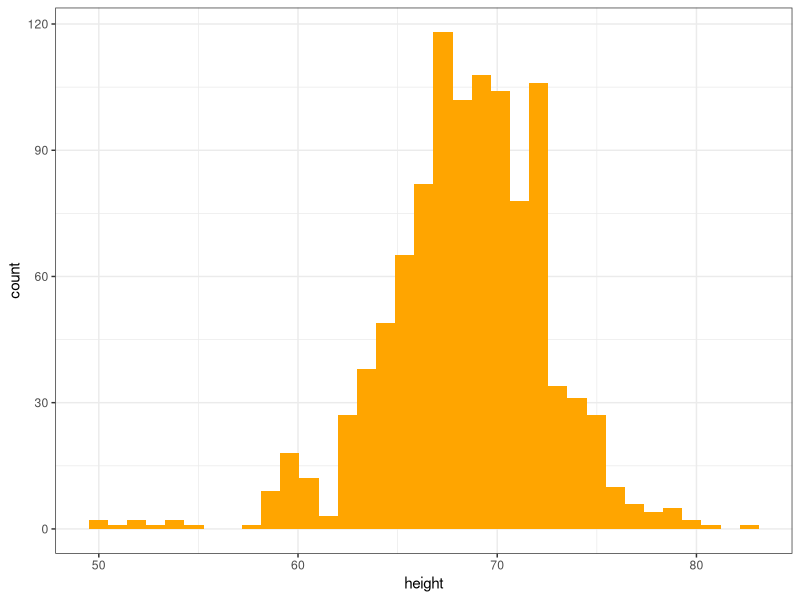
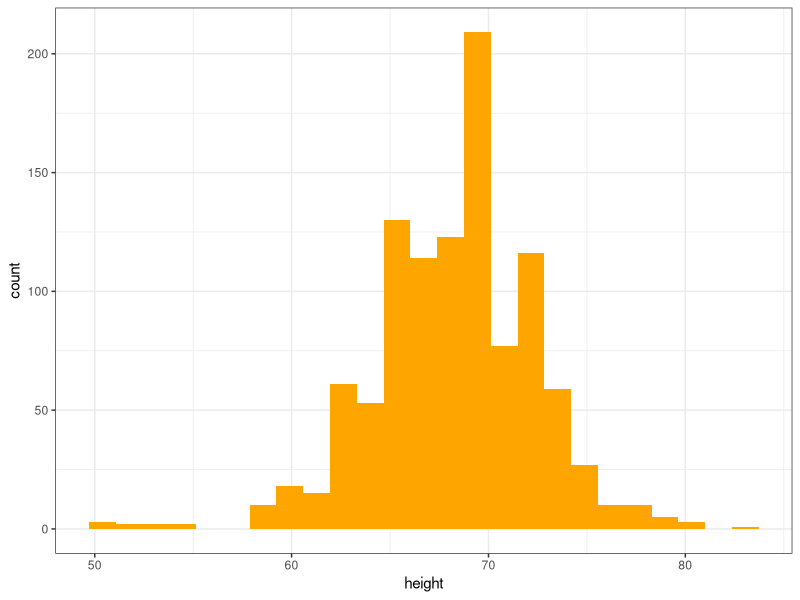
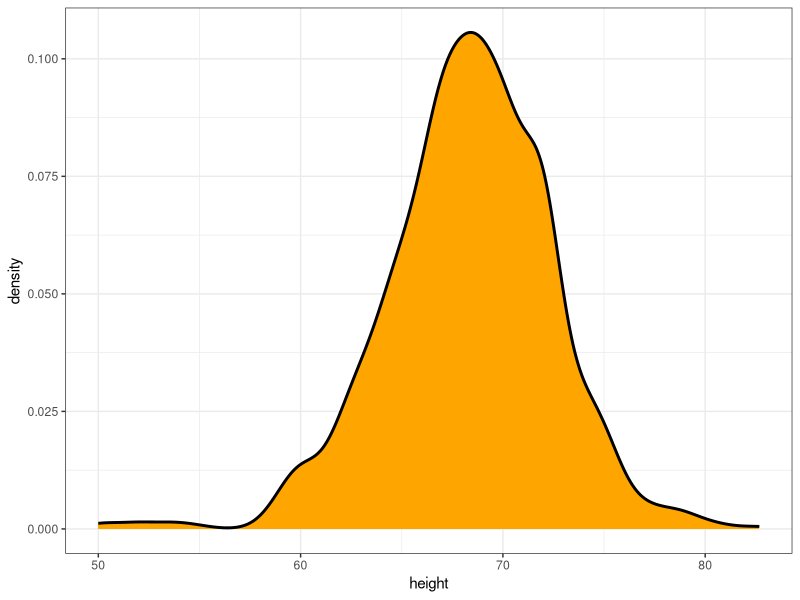
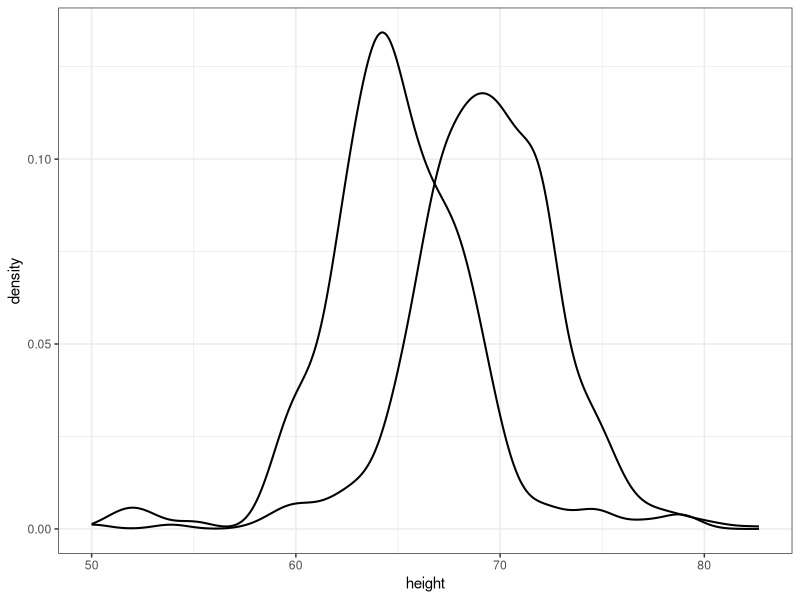
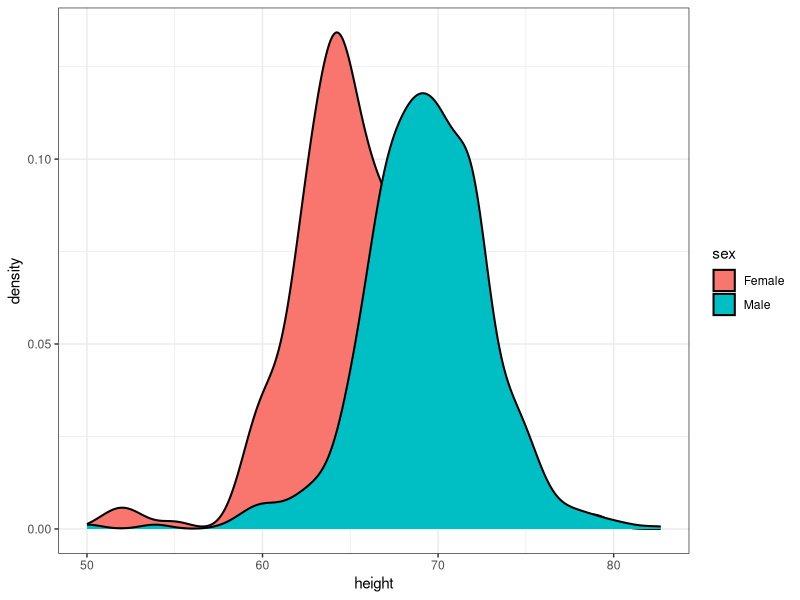
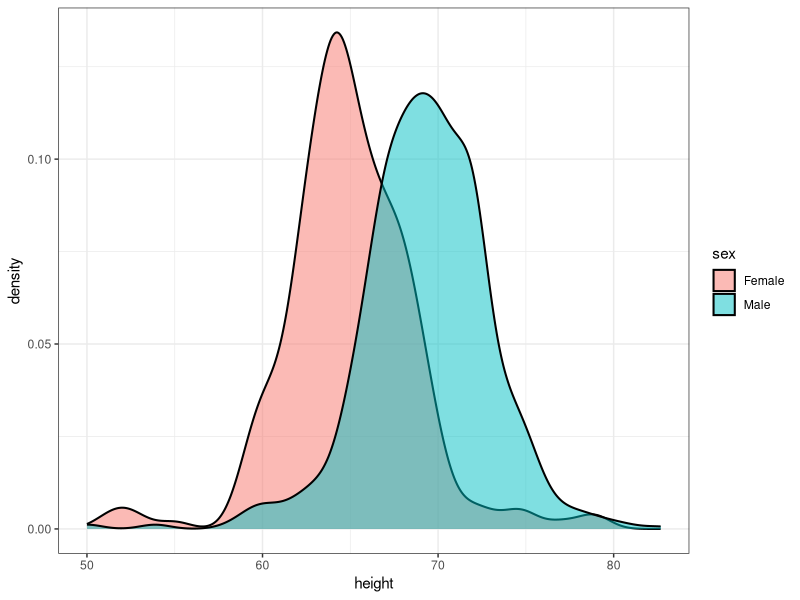
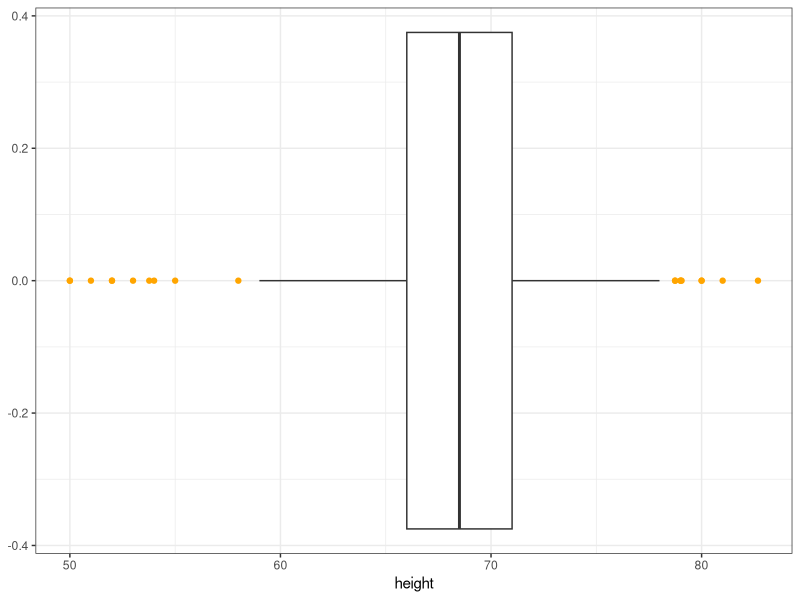
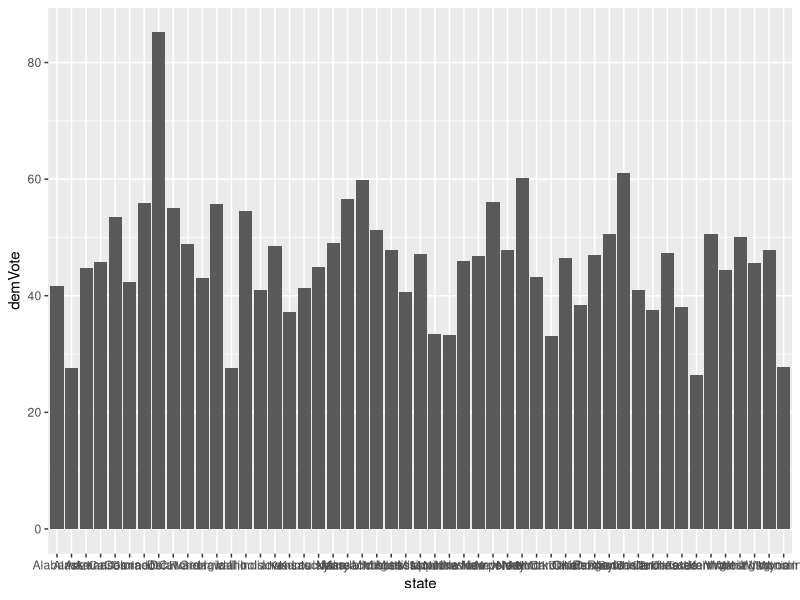

Recreate these plots in R, in order. (Note: this script raises an error after producing the figures.)
## ---- chunk 1
knitr::opts_chunk$set(echo = TRUE)
library(tidyverse)
## ---- chunk 2
#install.packages("dslabs")
library(dslabs) 
data(heights)
glimpse(heights)
## ---- chunk 3
heights %>% ggplot(aes(x=height)) + geom_histogram(bins=35, fill='orange') + theme_bw()

## ---- chunk 4
heights %>% ggplot(aes(x=height)) + geom_histogram(bins=25, fill='orange') + theme_bw()

## ---- chunk 5
heights %>% ggplot(aes(x=height)) + geom_density(color='black', linewidth=1, fill='orange') + theme_bw() 

## ---- chunk 6
heights %>% ggplot(aes(x=height, group=sex)) + geom_density(linewidth=.70, color='black', alpha=.5) + theme_bw() 

## ---- chunk 7
heights %>% ggplot(aes(x=height, group=sex, fill=sex)) + geom_density(linewidth=.70, color='black') + theme_bw() 


## ---- chunk 8
heights %>% ggplot(aes(x=height, group=sex, fill=sex)) + geom_density(linewidth=.70, color='black', alpha=.5) + theme_bw() 


## ---- chunk 9
heights %>% ggplot(aes(height)) + geom_boxplot(outlier.color='orange') + theme_bw()
## ---- chunk 10
heights %>% summarize(mean=mean(height), median=median(height))
## ---- chunk 11
heights %>% group_by(sex) %>% summarize(mean=mean(height), median=median(height))

## ---- chunk 12
heights %>% group_by(sex) %>% summarize(tallest=max(height), shortest=min(height))

## ---- chunk 13
# install.packages("pscl")
library(pscl) # loads in the package that has this data. 
## You might need to install this...

# data for presidental elections
votedata <-  presidentialElections
glimpse(votedata)
## ---- chunk 14
votedata %>% filter(year==2000) %>% ggplot(aes(state, demVote)) + geom_col()


## ---- chunk 15
votedata %>% filter(year==2000) %>% ggplot(aes(state, demVote)) + geom_col() + coord_flip()


## ---- chunk 16
votedata %>% filter(year==2000) %>% ggplot(aes(y=demVote, x=reorder(state, demVote))) + geom_col() + coord_flip()



## ---- chunk 17
votedata %>% filter(year==2000) %>% ggplot(aes(y=demVote, x=reorder(state, demVote))) + geom_col() + coord_flip() + facet_wrap('south')


## ---- chunk 18
votedata %>% filter(year==2000) %>% ggplot(aes(fill=south, y=demVote, x=reorder(state, demVote),)) + geom_col() + coord_flip()


## ---- chunk 19
votedata %>% filter((year==2008) | (year==2016)) %>% ggplot(aes(fill=south, y=demVote, x=reorder(state, demVote),)) + geom_col() + coord_flip() + labs(title='Democratic Vote by State (2000)', y='% Democratic Vote', x='State') + theme(legend.position = 'bottom') + facet_wrap('year')

## ---- chunk 20
votedata %>% filter((year==2008) | (year==2016)) %>% ggplot(aes(fill=south, y=demVote, x=reorder(state, demVote),)) + geom_col() + coord_flip() + labs(title='Democratic Vote by State (2000)', y='% Democratic Vote', x='State') + theme(legend.position = 'bottom') + facet_wrap('year') + geom_hline(yintercept=50)
? geom_vline()
## ---- chunk 21
library(maps)
votedata$state <- tolower(votedata$state)  ## states need to be lowercase for linking

states_map <- map_data("state") ## this gives us the lat and long for each point of each state.
  
map_plot <-  ggplot(data =  votedata %>% filter(year == 2008), aes(map_id = state)) +
    geom_map(aes(fill = demVote), map = states_map) +
    expand_limits(x = states_map$long, y = states_map$lat)
map_plot  
## ---- chunk 22
map_plot <-  ggplot(data =  votedata %>% filter(year == 2016), aes(map_id = state)) +
  geom_map(aes(fill = demVote), map = states_map)+
  expand_limits(x = states_map$long, y = states_map$lat)
map_plot  
## ---- chunk 23
map_plot <-  ggplot(data =  votedata %>% filter(year == 2016), aes(map_id = state)) +
  geom_map(aes(fill = south), map = states_map)+
  expand_limits(x = states_map$long, y = states_map$lat)
map_plot  

## ---- chunk 24
f <- votedata %>% group_by(year, south) %>% summarize(mean=mean(demVote))

## ---- chunk 25
f %>% ggplot(aes(year, mean, color=south)) + geom_line(linewidth=1) + labs(x='Year', y='Average Democratic Vote %', title='Average of all States Democratic Vote % over Time')

## ---- chunk 26
library(palmerpenguins)
glimpse(penguins)
## ---- chunk 27
penguins %>% ggplot(aes(body_mass_g, species)) + geom_boxplot() + theme_classic()

## ---- chunk 28
penguins %>% ggplot(aes(body_mass_g, species)) + geom_boxplot() + geom_point() + theme_classic()

## ---- chunk 29
penguins %>% ggplot(aes(body_mass_g, species)) + geom_boxplot() + geom_point() + geom_jitter() + theme_classic()


## ---- chunk 30
penguins %>% ggplot(aes(body_mass_g, species)) + geom_point() + geom_jitter() + geom_boxplot(alpha=.75) + theme_classic()



## ---- chunk 31
penguins %>% ggplot(aes(body_mass_g, species)) + geom_point() + geom_jitter() + geom_violin(alpha=.75) + theme_classic()



## ---- chunk 32
penguins %>% group_by(sex, species) %>% summarize(number=n())
penguins %>% group_by(island) %>% summarize(avg_mass=mean(body_mass_g, na.rm=TRUE))
penguins %>% group_by(sex) %>% summarize(avg_bill_length=mean(bill_length_mm))
glimpse(penguins)
penguins %>% filter(sex=='female') %>% ggplot(aes(bill_length_mm, bill_depth_mm, color=species)) + geom_point() + labs(x='Bill length', y='Bill depth', title='Bill depth vs length for Female Penguins')
penguins %>% ggplot(aes(flipper_length_mm, body_mass_g, color=species)) + geom_point() + labs(x='Flipper length', y='Body mass', title='Flipper length vs Body mass by island') + facet_wrap('island')
penguins %>% ggplot(aes(flipper_length_mm, color=sex)) + geom_density() + theme_classic()
penguins %>% ggplot(aes(body_mass_g, color=as.factor(year))) + geom_density(linewidth=.75) + theme_bw() + labs(color='Year', title='Density vs Body Mass by year', x='Body Mass', y='Density')
